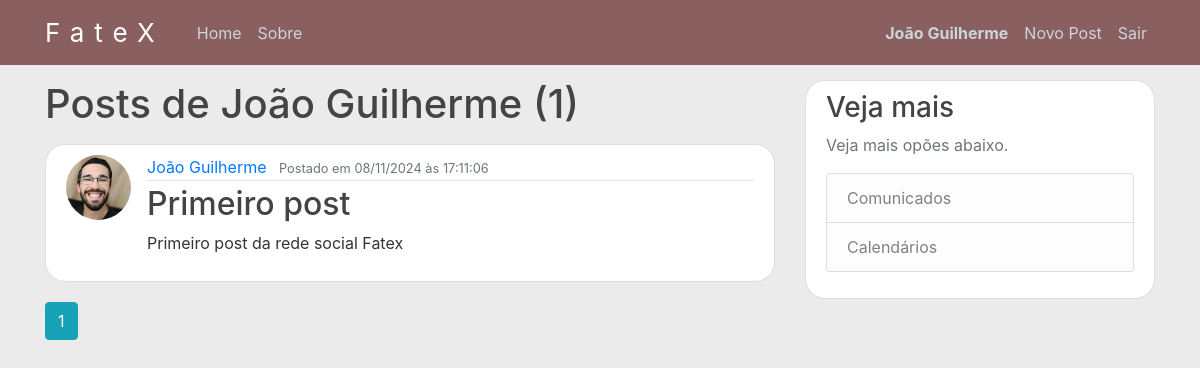
/user/João Guilherme (signed in), run on an earlier commit of the app's database.
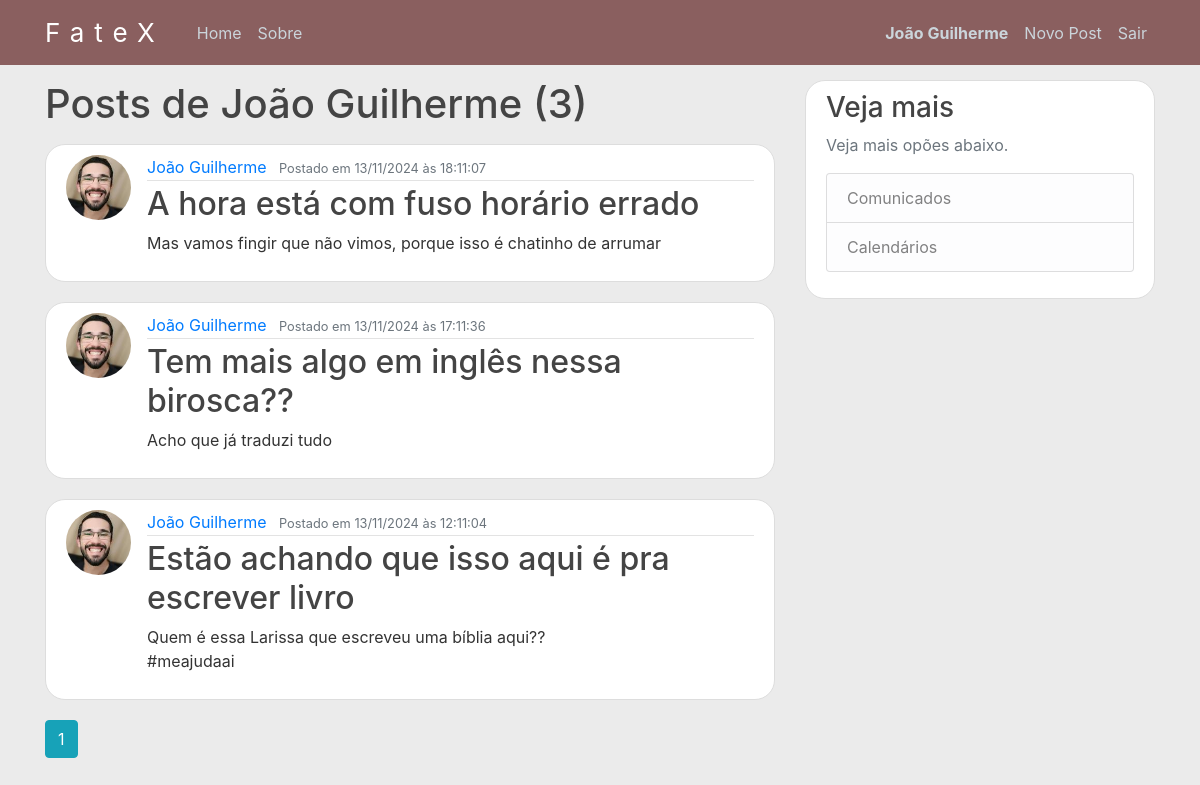
And on a later commit of the database.
### app/models.py (models this page shows, shortened)
class User(db.Model, UserMixin):
    id = db.Column(db.Integer, primary_key=True)
    username = db.Column(db.String(20), unique=True, nullable=False)
    email = db.Column(db.String(120), unique=True, nullable=False)
    image_file = db.Column(db.String(20), nullable=False, default='default.jpg')
    password = db.Column(db.String(60), nullable=False)
    posts = db.relationship('Post', backref='author', lazy=True)

class Post(db.Model):
    id = db.Column(db.Integer, primary_key=True)
    title = db.Column(db.String(100), nullable=False)
    date_posted = db.Column(db.DateTime, nullable=False, default = datetime.utcnow)
    content = db.Column(db.Text, nullable=False)
    user_id = db.Column(db.Integer, db.ForeignKey('user.id'), nullable=False)

### app/routes.py (the view)
@app.route("/user/<string:username>")
@login_required
def user_posts(username):
    page = request.args.get('page', 1, type=int)
    user = User.query.filter_by(username=username).first_or_404()
    posts = Post.query.filter_by(author=user)
    posts = posts.order_by(Post.date_posted.desc())
    posts = posts.paginate(page=page, per_page=5)
    return render_template('user_posts.html', posts = posts, user=user)

### app/models.py (called while the page is built)
@login_manager.user_loader
def load_user(user_id):
    return User.query.get(int(user_id))

### app/templates/user_posts.html
{%extends "layout.html"%}
{%block content%}
<h1 class="mb-3">Posts de {{user.username}} ({{posts.total}})</h1>
{%for post in posts.items%}
<article class="media content-section">
    <img class="rounded-circle article-img" src="{{url_for('static', filename='profile_pics/' + post.author.image_file)}}">
    <div class="media-body">
        <div class="article-metadata">
            <a class="mr-2" href="{{url_for('user_posts', username=post.author.username)}}">{{ post.author.username }}</a>
            <small class="text-muted">Postado em {{ post.date_posted.strftime('%d/%m/%Y às %H:%m:%S') }}</small>
        </div>
        <h2><a class="article-title" href="{{url_for('post', post_id=post.id)}}">{{ post.title }}</a></h2>
        <p class="article-content">{{ post.content }}</p>
    </div>
</article>
{%endfor%}
{%for page_num in posts.iter_pages(left_edge=1, right_edge=1, left_current=1, right_current=2)%}
    {% if page_num %}
        {% if posts.page == page_num %}
            <a class="btn btn-info mb-4" href="{{url_for('user_posts', username=user.username, page=page_num)}}">{{page_num}}</a>
        {% else %}
            <a class="btn btn-outline-info mb-4" href="{{url_for('user_posts', username=user.username, page=page_num)}}">{{page_num}}</a>
        {% endif %}
    {% else %}
        ...
    {% endif %}
{%endfor%}
{%endblock content%}

### app/templates/layout.html (shortened to what this page needs)
<!DOCTYPE html>
<html>
<head>
    <link rel="stylesheet" href="https://maxcdn.bootstrapcdn.com/bootstrap/4.0.0/css/bootstrap.min.css">
    <link rel="stylesheet" type="text/css" href="{{ url_for('static', filename='main.css') }}">
</head>
<body>
    <header class="site-header">
      <nav class="navbar navbar-expand-md navbar-dark bg-steel fixed-top">
        <div class="container">
          <a class="navbar-brand mr-4" href="/">FateX</a>
          <div class="collapse navbar-collapse" id="navbarToggle">
            <div class="navbar-nav mr-auto">
              <a class="nav-item nav-link" href="{{ url_for('home') }}">Home</a>
              <a class="nav-item nav-link" href="{{ url_for('about') }}">Sobre</a>
            </div>
            <div class="navbar-nav">
              {% if current_user.is_authenticated %}
                <strong><a class="nav-item nav-link" href="{{ url_for('account') }}">{{current_user.username}}</a></strong>
                <a class="nav-item nav-link" href="{{ url_for('new_post') }}">Novo Post</a>
                <a class="nav-item nav-link" href="{{ url_for('logout') }}">Sair</a>
              {% else %}
                <a class="nav-item nav-link" href="{{ url_for('login') }}">Entrar</a>
                <a class="nav-item nav-link" href="{{ url_for('register') }}">Cadastre-se</a>
              {% endif %}
            </div>
          </div>
        </div>
      </nav>
    </header>
    <main role="main" class="container">
      <div class="row">
        <div class="col-md-8">
          {% block content %}{% endblock %}
        </div>
        <div class="col-md-4">
          <div class="content-section">
            <h3>Veja mais</h3>
            <p class='text-muted'>Veja mais opões abaixo.
              <ul class="list-group">
                <li class="list-group-item list-group-item-light">Comunicados</li>
                <li class="list-group-item list-group-item-light">Calendários</li>
              </ul>
            </p>
          </div>
        </div>
      </div>
    </main>
</body>
</html>

### app/static/main.css (style rules this page uses)
body { background: #e6e6e6c7; color: #333333; margin-top: 5rem; }
h1, h2, h3, h4, h5, h6 { color: #444444; }
.bg-steel { background-color: #8a5f5f; }
.navbar-brand { font-size: 26px; letter-spacing: 10px; text-decoration: solid; }
.site-header .navbar-nav .nav-link { color: #cbd5db; }
.content-section { background: #ffffff; padding: 10px 20px; border: 1px solid #dddddd; border-radius: 20px; margin-bottom: 20px; }
.article-title { color: #444444; }
.article-content { white-space: pre-line; }
.article-img { height: 65px; width: 65px; margin-right: 16px; }
.article-metadata { padding-bottom: 1px; margin-bottom: 4px; border-bottom: 1px solid #e3e3e3 }

What changed in the data, as far as the page shows it:
no longer on this page (row edited): Post: image_file (picture), author.username "João Guilherme", date_posted "08/11/2024 às 17:11:06", title "Primeiro post", content "Primeiro post da rede social Fatex"
added Post: image_file (picture), author.username "João Guilherme", date_posted "13/11/2024 às 18:11:07", title "A hora está com fuso horário errado", content "Mas vamos fingir que não vimos, porque isso é chatinho de arrumar"
added Post: image_file (picture), author.username "João Guilherme", date_posted "13/11/2024 às 17:11:36", title "Tem mais algo em inglês nessa birosca??", content "Acho que já traduzi tudo"
added Post: image_file (picture), author.username "João Guilherme", date_posted "13/11/2024 às 12:11:04", title "Estão achando que isso aqui é pra escrever livro", content "Quem é essa Larissa que escreveu uma bíblia aqui?? #meajudaai"
Also different on the page:
{{ posts.total }}: "1" → "3"
